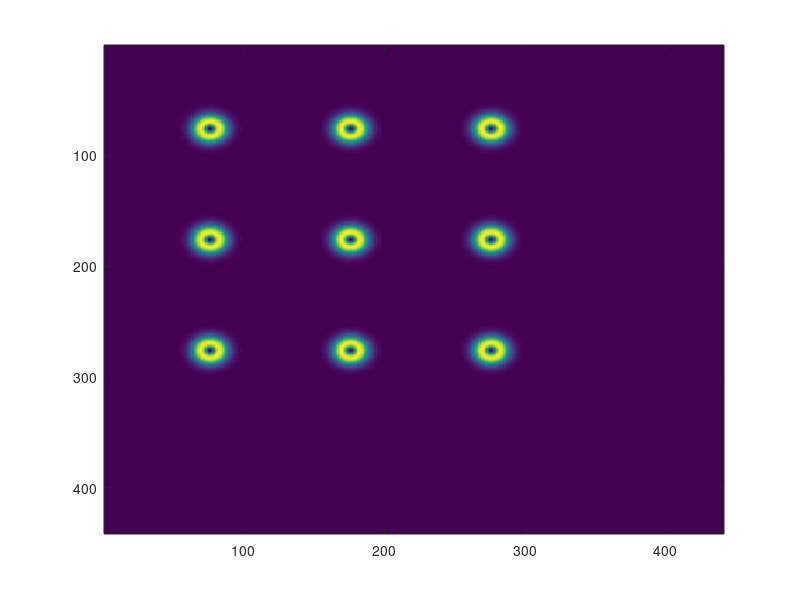
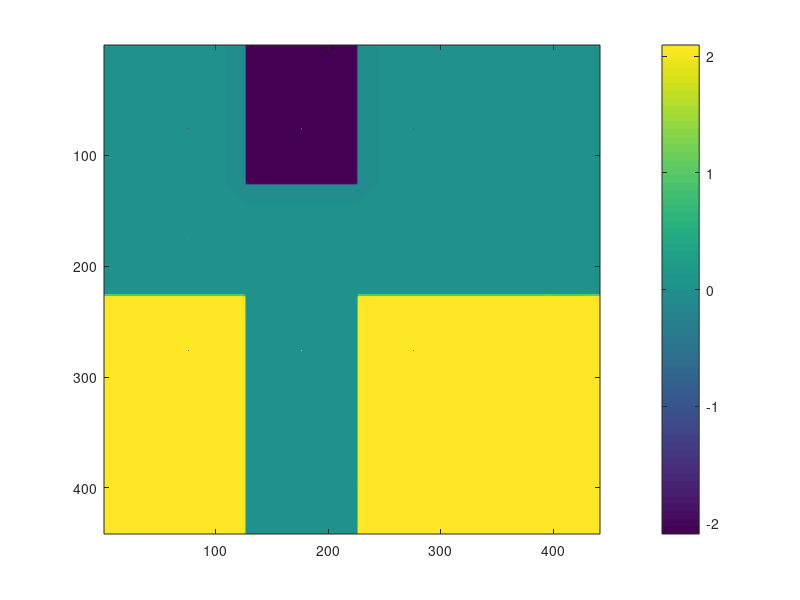

Reproduce these figures in MATLAB, in order. (Note: this script raises an error after producing the figures.)
clc;
clear all;
close all;

%% define a backbone
global lambda k AmpImage N M meshSize z;
N = 3; %3by3
space = 200e-6; %Spacing between elements
z = 1000e-6; % Distance of Image plane from the resonator plane

lambda = 1.550e-6;
k = 2 * pi / lambda;

Amp_sample = ones(N,N);
Phase_sample = [0	-2.09439510239320	0
0	0	0
2.09439510239320	0	2.09439510239320];

% sizeOfResonator = 10e-6; %10um.
spotSizeOuter = 20e-6;
spotSizeInner = 10e-6;
meshSize = 2000E-9;

boundary = 00e-6;

nearFields{N,N} = 0;

totalMesh = (space + boundary+ spotSizeOuter)*(N+1)/meshSize;

[xsNear, ysNear] = meshgrid((0:totalMesh) .* meshSize); % defining near field grid + xN/2

nearField = 0;

%% Generate the sample plane profile
for col = 1:N
    for row = 1:N
        nearFields{row, col} = Amp_sample(row, col) *...
            (exp((-((xsNear - boundary*2 - (col-0.25) * space).^2 + ...
            (ysNear - boundary*2 - (row-0.25) * space).^2) / (spotSizeOuter^2)))-...
            exp((-((xsNear - boundary*2 - (col-0.25) * space).^2 + ...
            (ysNear - boundary*2 - (row-0.25) * space).^2) / (spotSizeInner^2))))* ...
            exp(1i * Phase_sample(row, col));
        nearField = nearField + nearFields{row, col};
    end
end

figure;
imagesc(abs(nearField));

figure;
imagesc(angle(nearField));
colorbar

%% calculate the hologram
E_holo = HologramHelperClass.supperposition(conj(nearField));

figure;
imagesc(abs((E_holo.*E_holo)));

figure;
imagesc(angle(E_holo));

